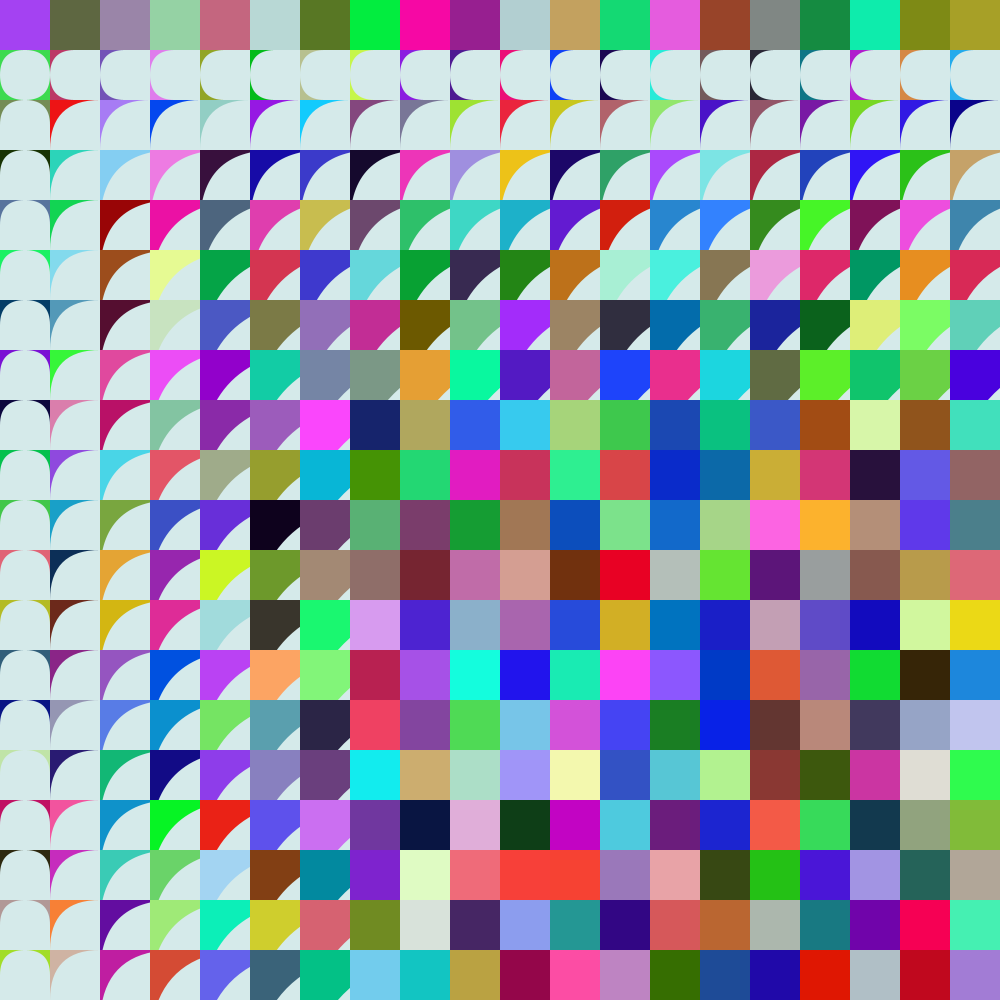
Frame 1 (no input)
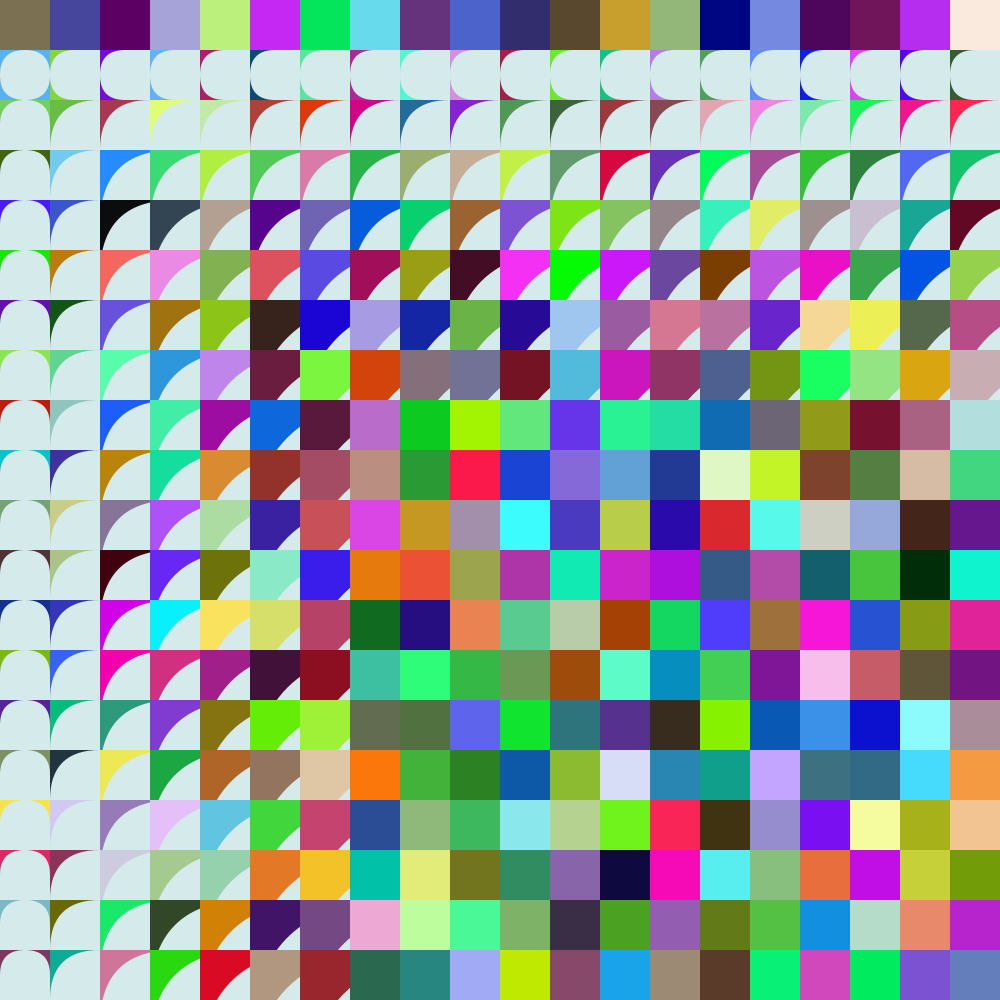
Frame 60 (the mouse pressed at the canvas centre just before this capture)
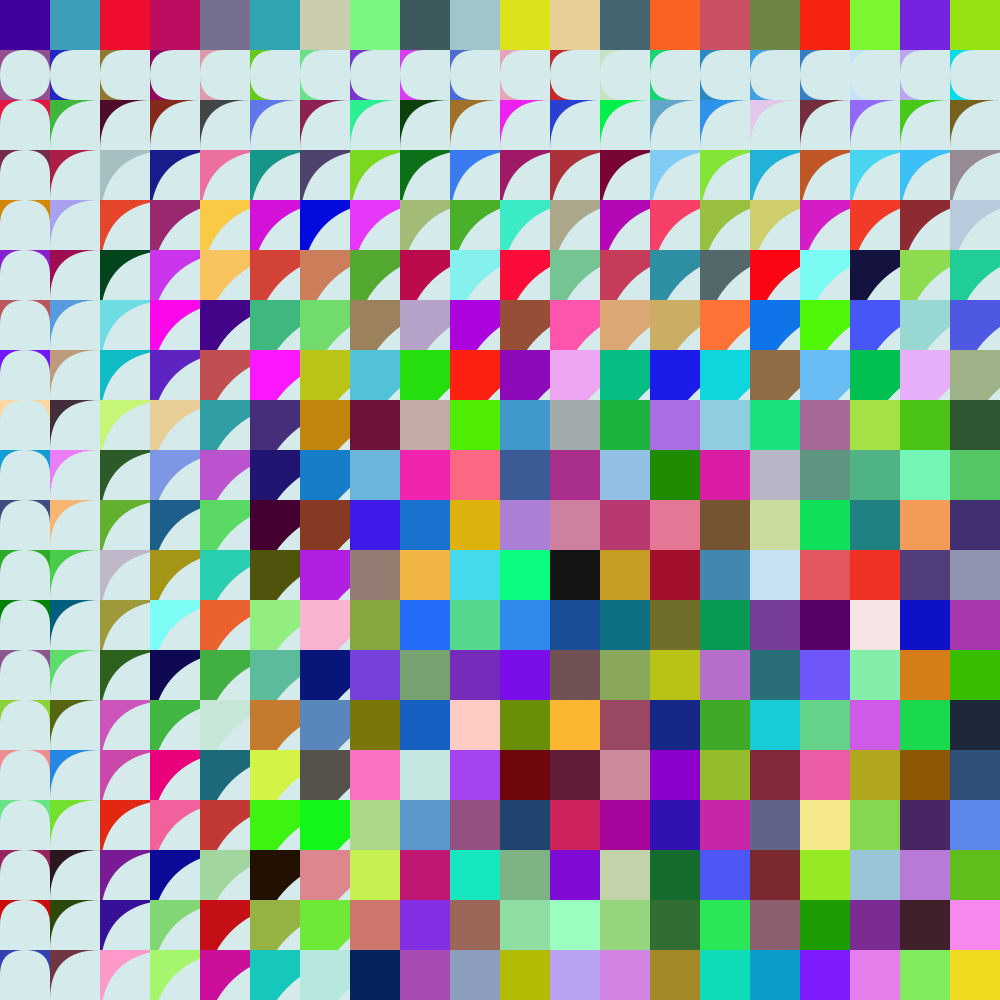
Frame 120 (the mouse held since frame 60 and released just before this capture)

The Processing sketch that drew these frames (run headless with seeded random() and noise(); from frame 60 on, the mouse is pressed at the canvas centre):

// Processing sketch: pattern
// ── pattern.pde
int rows, cols; 
int size = 50; 
void setup() {
  size(1000, 1000);
  rows = height/size; 
  cols = width/ size;
}

void draw() {
  noStroke();
  for (int i = 0; i<cols; i++) {
    for (int j = 0; j<rows; j++) {
      fill(random(255),random(255), random (255));
      rect(i*size, j*size, size, size);
      fill(#D5EAEA);
      rect(i*size, j*size, i*size+50, j*size, j*size+50);
    }
  }
}
